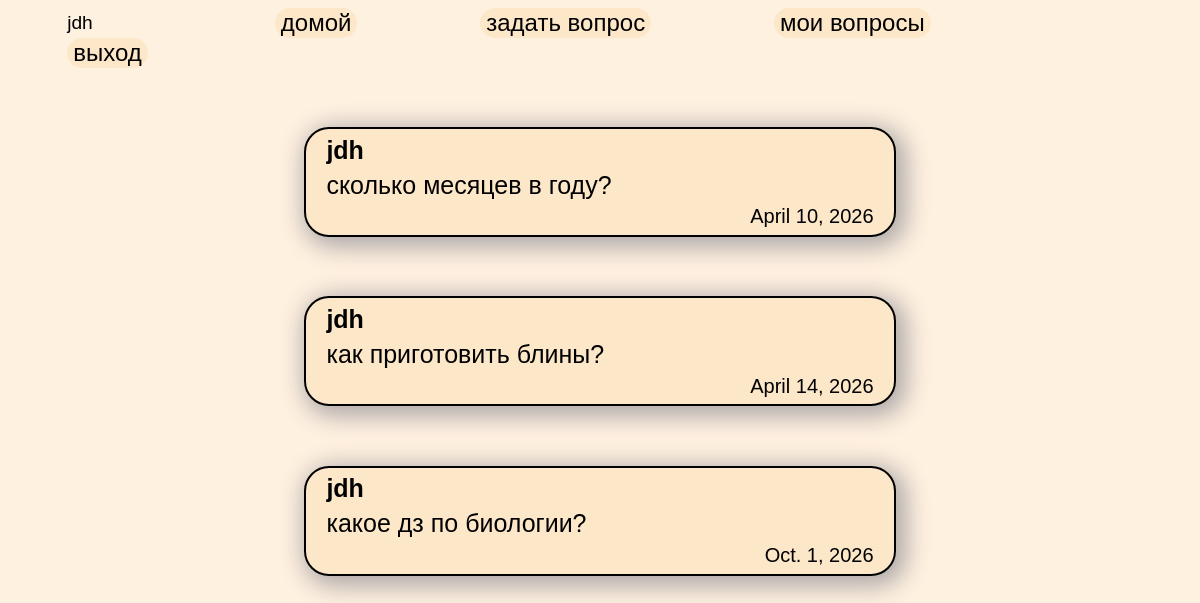
Page /about/my_questions (signed in) on the committed database.
### verification/models.py (models this page shows)
class Person(models.Model):
    name=models.CharField(max_length=20)
    age=models.IntegerField()
    nickname=models.CharField(max_length=10,unique=True)
    password=models.CharField(max_length=100)

class Questions(models.Model):
    id_persons=models.ForeignKey(Person,on_delete=models.CASCADE)
    questions=models.TextField()
    date=models.DateField(auto_now_add=True)

### verification/views.py (the view)
# urls.py: path('/my_questions',views.my_questions)
def my_questions(request):
    nickname=Person.objects.get(id=request.session['user_id']).nickname
    questions=Questions.objects.filter(id_persons=request.session['user_id'])
    return render(request,'about.html',context={'nickname':nickname,'questions':questions,'len':len(questions)})

### verification/templates/about.html (shortened to what this page needs)
{%extends "template.html"%}
{%block body%}
    <div id="head">
        <p id="head-p">{{nickname}}</p>
        <a href="/about"><button id="head-button">домой</button></a>
        <a href="/about/create_question"><button id="head-button">задать вопрос</button></a>
        <a href="/about/my_questions"><button id="head-button">мои вопросы</button></a>
        <form style='display: inline;', method="post">
            <button type="submit"  id="head-button">выход</button>
        </form>
    </div>
    {%if len == 0 %}
        <P id="no_answer_text"></style>нет ваших вопросов:(</P>
    {%else%}
    {%for i in questions%}
    <a href="/about/question?id={{i.id}}"><button id="question_box">
        <p id="question_text" style="font-weight: 900;">{{i.id_persons.nickname}}</p>
        <p id="question_text">{{i.questions}}</p>
        <p id="date">{{i.date}}</p>
    </button></a>
    {%endfor%}
    {%endif%}
{%endblock body%}

### verification/static/css/style.css (style rules this page uses)
* { font-family: Arial, Helvetica, sans-serif; vertical-align: middle; }
a { text-decoration: none; }
p { position: relative; }
body { background-color: rgb(255, 241, 224); }
button { font-size: 125%; background-color: rgb(253, 231, 201); border: 0px; }
#head-button { margin: 0% 5%; font-size: 150%; display: inline; border-radius: 50px; }
#feriv_box,#question_box { width: 50%; box-shadow: 5px 5px 25px 5px rgb(172, 167, 167); border: 2.5px solid rgb(0, 0, 0); }
#question_box { border-radius:25px ; margin: 0% 25% 5% 25%; }
#question_text { font-size: 125% ; margin: 1% 2.5%; text-align: left; }
#date { font-size: 100% ; margin: 1% 2.5%; text-align: right; }
#head { margin:0% 0% 5% 0%; }
#head-p { margin: 0% 10% 0% 5%; display: inline; font-size: 120%; max-height: 25%; }

### rows in the picture
Person: nickname "jdh"
Questions: id_persons.nickname "jdh", questions "сколько месяцев в году?", date "April 10, 2026"
Questions: id_persons.nickname "jdh", questions "как приготовить блины?", date "April 14, 2026"
Questions: id_persons.nickname "jdh", questions "какое дз по биологии?", date "Oct. 1, 2026"
